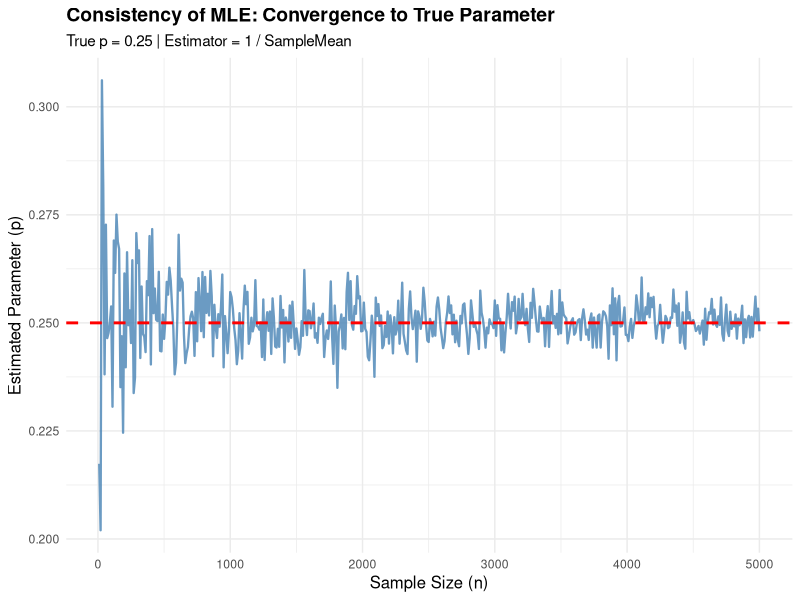

Recreate this plot in R.
# --- PART 2: SIMULATION & CONSISTENCY (PREMIUM) ---
library(ggplot2) # Required for high-quality plots

# 1. Define the Inverse Transform Function
#    Formula: X = ceiling( ln(1-U) / ln(1-p) )
sim_geometric_inverse <- function(p, n_sims) {
  U <- runif(n_sims) 
  # Note: 1-U and U have the same distribution, so we can use log(U) or log(1-U)
  return(ceiling(log(1 - U) / log(1 - p)))
}

# 2. Consistency Check (Law of Large Numbers)
#    We simulate increasing sample sizes to show error decreasing.
set.seed(123)
p_true <- 0.25 
sample_sizes <- seq(10, 5000, by = 10) # From n=10 to n=5000
estimates <- numeric(length(sample_sizes))

cat("================================================\n")
cat("   PART 2: CONSISTENCY SIMULATION RUNNING...    \n")
cat("================================================\n")

# 3. Run Simulation Loop
for (i in 1:length(sample_sizes)) {
  n <- sample_sizes[i]
  data <- sim_geometric_inverse(p_true, n)
  # Calculate MLE: 1 / sample_mean
  estimates[i] <- 1 / mean(data)
}

# 4. Visualization (ggplot2)
conv_data <- data.frame(SampleSize = sample_sizes, Estimate = estimates)

p1 <- ggplot(conv_data, aes(x = SampleSize, y = Estimate)) +
  # Add the simulation line
  geom_line(color = "steelblue", alpha = 0.8, size = 0.8) +
  # Add the True Parameter line
  geom_hline(yintercept = p_true, color = "red", linetype = "dashed", size = 1) +
  # Add labels and theme
  labs(title = "Consistency of MLE: Convergence to True Parameter",
       subtitle = paste("True p =", p_true, "| Estimator = 1 / SampleMean"),
       x = "Sample Size (n)",
       y = "Estimated Parameter (p)") +
  theme_minimal() +
  theme(plot.title = element_text(face = "bold", size = 14),
        axis.title = element_text(size = 12))

# Save the plot
ggsave("Convergence.png", p1, width = 8, height = 5, dpi = 300)

# 5. Terminal Output (Verification)
# Compare the first (small n) and last (large n) estimates
start_est <- estimates[1]
end_est <- estimates[length(estimates)]

cat("True Parameter p:      ", p_true, "\n")
cat("Estimate at n=10:      ", round(start_est, 4), " (High Error)\n")
cat("Estimate at n=5000:    ", round(end_est, 4),   " (Low Error)\n")
cat("------------------------------------------------\n")
cat("Error Reduction:       ", abs(start_est - p_true), "->", abs(end_est - p_true), "\n")
cat("Conclusion:            ", "Estimator converges to truth as n increases.\n")
cat("[INFO] Plot saved as 'Convergence.png'\n")